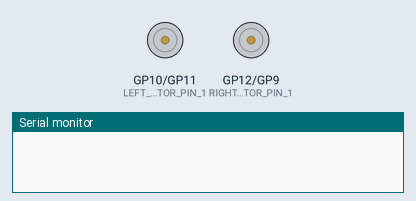
The sketch below on a simulated Raspberry Pi Pico. On the bench: motor-driver pin pairs drawn as motors (green arrow = first pin HIGH = forward, orange = second pin HIGH = backward, longer = more drive), the last lines printed to the serial monitor.

Above: at 0.0 s.
At 2.1 s:
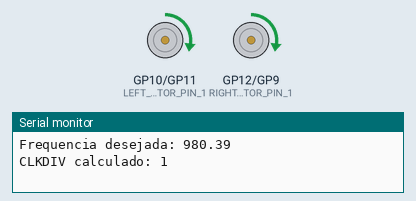
Timing chart, 0 to 3.6 s (numbered marks = the images above):
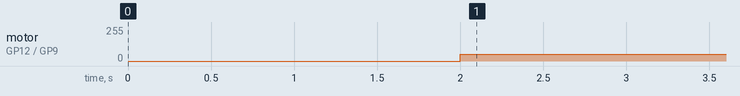

The sketch:

test_motors.ino
```cpp
#include "pico/stdlib.h"
#include "hardware/pwm.h"
#include "hardware/gpio.h"
#include <stdio.h>

#define LEFT_MOTOR_PIN_1 10
#define LEFT_MOTOR_PIN_2 11
#define RIGHT_MOTOR_PIN_1 12
#define RIGHT_MOTOR_PIN_2 9

void setup() {
  Serial.begin(115200);
  sleep_ms(1000);

  float frequencia_desejada = 980.39f;  // Frequência desejada em Hz
  float resolucao_do_pwm = 65536.0f;    // Resolução do PWM (16 bits)
  float frequencia_do_clock = 125e6f;   // Frequência do clock do Pico em Hz

  float clkdiv_float = frequencia_do_clock / (frequencia_desejada * resolucao_do_pwm);
  uint16_t clkdiv = (uint16_t)clkdiv_float;

  Serial.print("Frequencia desejada: ");
  Serial.println(frequencia_desejada);
  Serial.print("CLKDIV calculado: ");
  Serial.println(clkdiv);

  // Configurar o divisor do PWM para definir a frequência
  pwm_config config = pwm_get_default_config();
  pwm_config_set_clkdiv(&config, clkdiv);

  pwm_init(pwm_gpio_to_slice_num(LEFT_MOTOR_PIN_1), &config, true);
  pwm_init(pwm_gpio_to_slice_num(LEFT_MOTOR_PIN_2), &config, true);
  pwm_init(pwm_gpio_to_slice_num(RIGHT_MOTOR_PIN_1), &config, true);
  pwm_init(pwm_gpio_to_slice_num(RIGHT_MOTOR_PIN_2), &config, true);

  gpio_init(LEFT_MOTOR_PIN_1);
  gpio_set_function(LEFT_MOTOR_PIN_1, GPIO_FUNC_PWM);

  gpio_init(LEFT_MOTOR_PIN_2);
  gpio_set_function(LEFT_MOTOR_PIN_2, GPIO_FUNC_PWM);

  gpio_init(RIGHT_MOTOR_PIN_1);
  gpio_set_function(RIGHT_MOTOR_PIN_1, GPIO_FUNC_PWM);

  gpio_init(RIGHT_MOTOR_PIN_2);
  gpio_set_function(RIGHT_MOTOR_PIN_2, GPIO_FUNC_PWM);


  sleep_ms(1000);
}

void loop() {
  motors(20, 20);
}


void motors(int left, int right) {

  uint16_t left_pwm = (uint16_t)(left * 655.35);
  uint16_t right_pwm = (uint16_t)(right * 655.35);


  if (left_pwm >= 0) {
    pwm_set_gpio_level(LEFT_MOTOR_PIN_1, left_pwm);
    gpio_put(LEFT_MOTOR_PIN_2, 0);
  } else {
    left_pwm = left_pwm * (-1);
    gpio_put(LEFT_MOTOR_PIN_1, 0);
    pwm_set_gpio_level(LEFT_MOTOR_PIN_2, left_pwm);
  }

  if (right_pwm >= 0) {
    pwm_set_gpio_level(RIGHT_MOTOR_PIN_1, right_pwm);
    gpio_put(RIGHT_MOTOR_PIN_2, 0);
  } else {
    right_pwm = right_pwm * (-1);
    gpio_put(RIGHT_MOTOR_PIN_1, 0);
    pwm_set_gpio_level(RIGHT_MOTOR_PIN_2, right_pwm);
  }
}
```

Measured:
- by itself, motor on GP12 (RIGHT_MOTOR_PIN_1) / GP9 (RIGHT_MOTOR_PIN_2): stopped → forward 51/255 at 2.0 s
